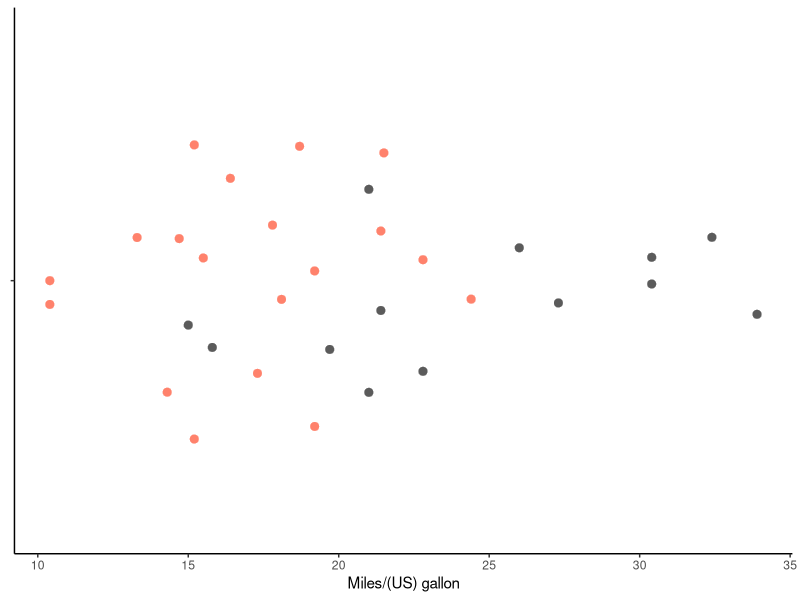
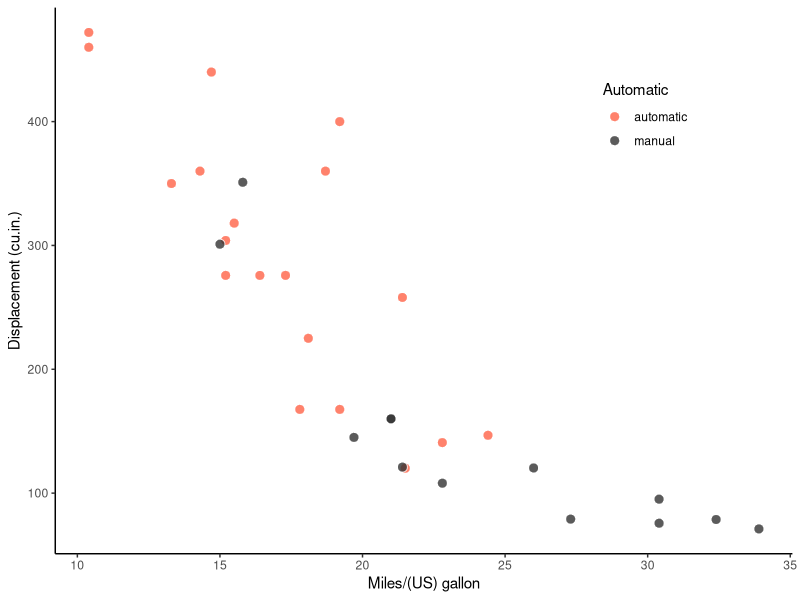
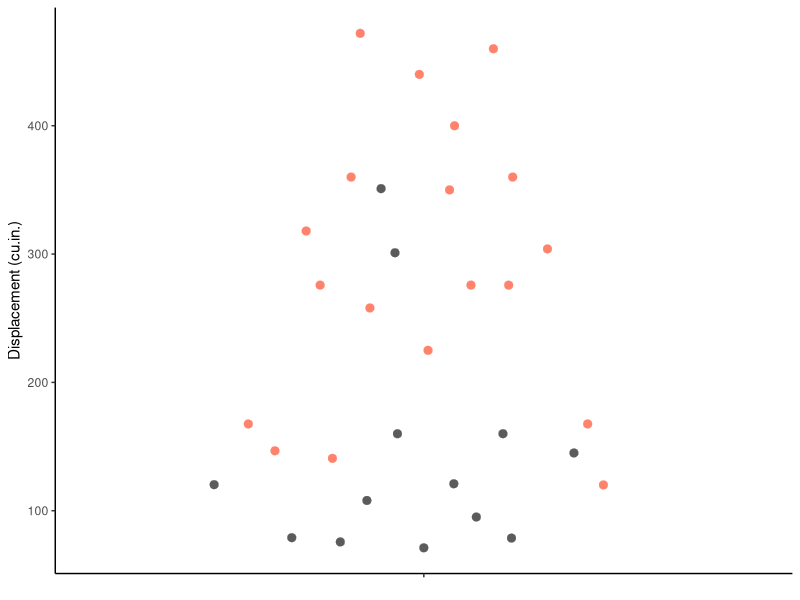
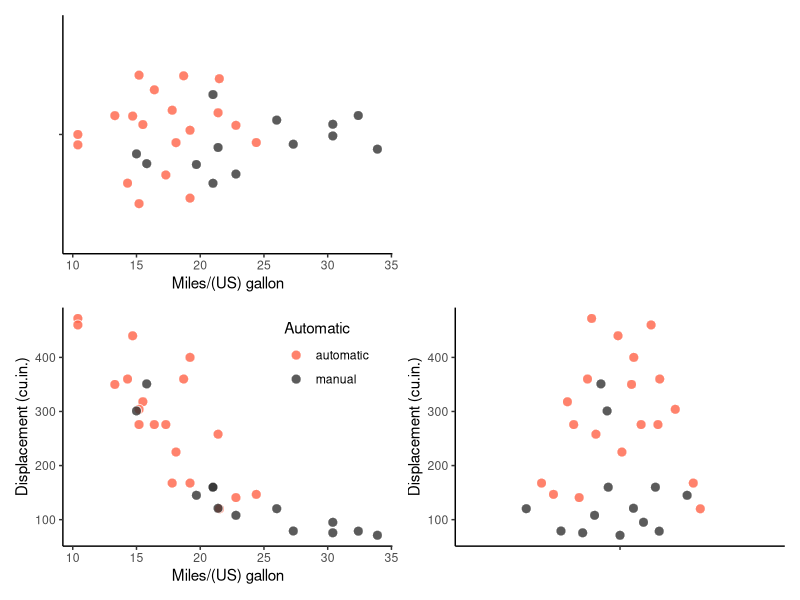
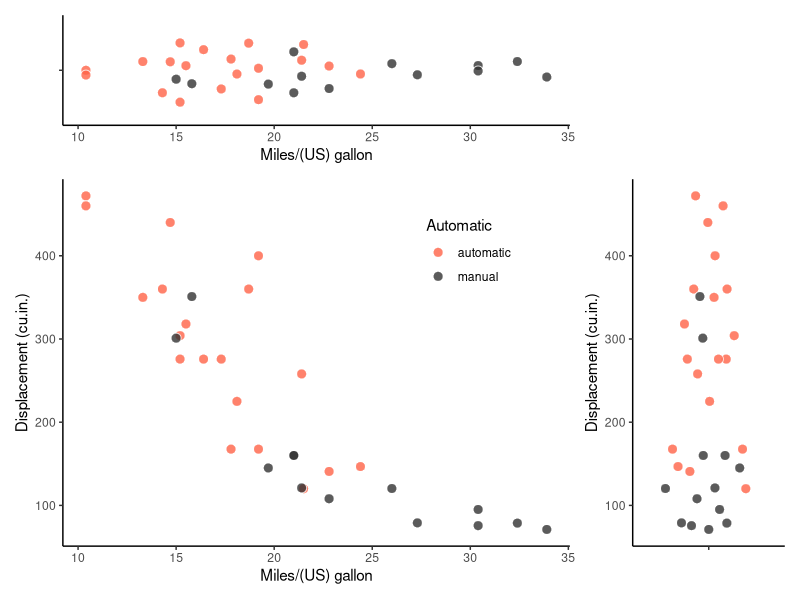
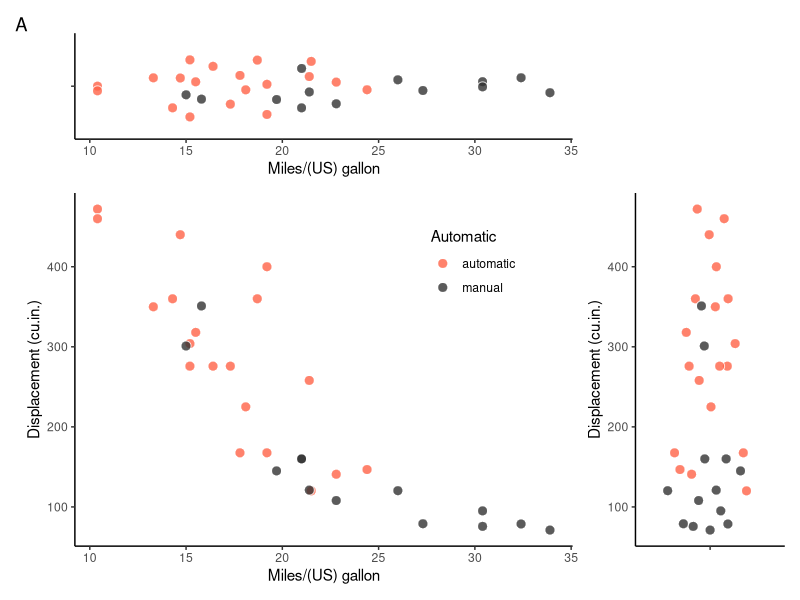
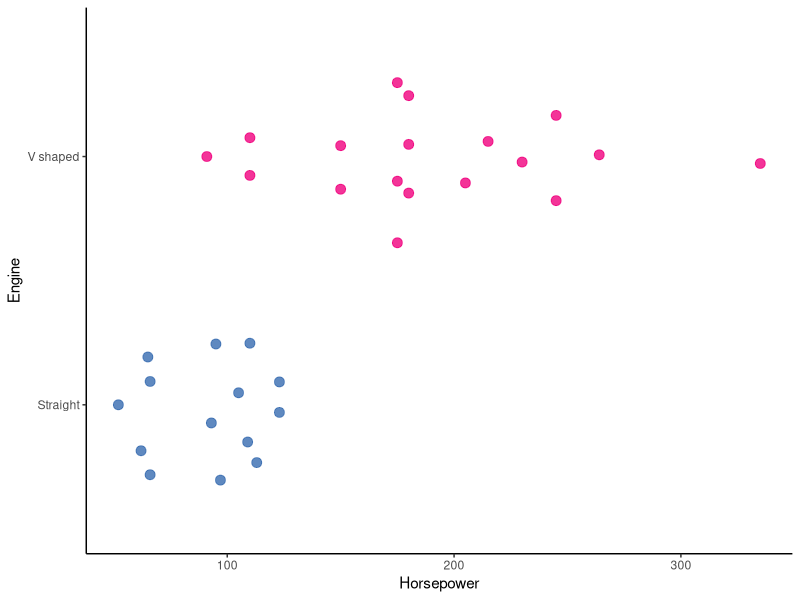
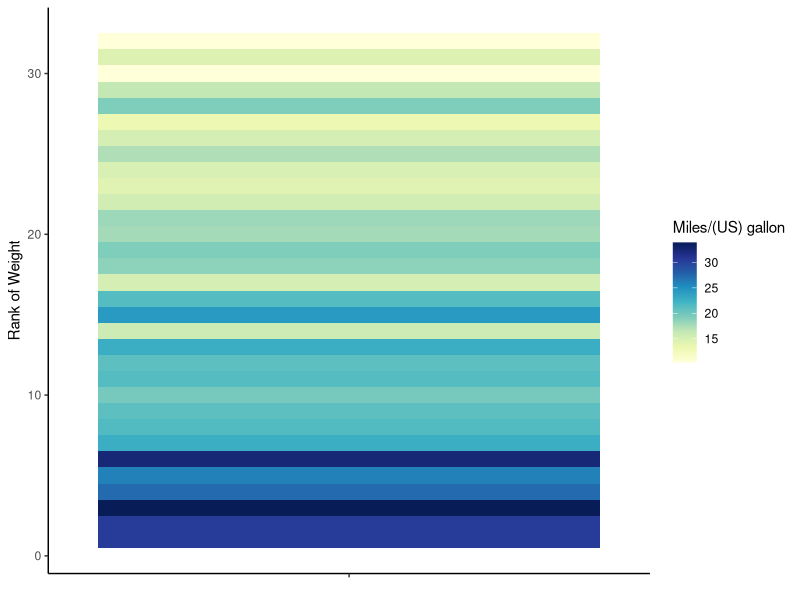

These charts were generated, in order, by the following R code:
## ---- chunk 1
knitr::opts_chunk$set(echo = TRUE)
## ---- chunk 2
library(tidyverse)
library(ggbeeswarm)
library(patchwork)

library(RColorBrewer)
## ---- chunk 3
A2 <- mtcars %>% 
  mutate(AM = case_when(
    am == 1 ~ "manual",
    am == 0 ~ "automatic"
  )) %>% 
  ggplot(aes(x = mpg, y = disp)) +
  geom_point(size = 3, alpha = 0.8, color = "white",
             shape = 21, aes(fill = AM)) +
  scale_fill_manual(values = c("tomato1", "grey20")) +
  labs(x = "Miles/(US) gallon",
       y = "Displacement (cu.in.)",
       fill = "Automatic") +
  theme_classic() +
  theme(
    legend.position = c(0.8, 0.8)
  )

A1 <- mtcars %>% 
  mutate(AM = case_when(
    am == 1 ~ "manual",
    am == 0 ~ "automatic"
  )) %>% 
  ggplot(aes(y = mpg, x = "")) +
  geom_quasirandom(size = 3, alpha = 0.8, color = "white",
             shape = 21, aes(fill = AM)) +
  scale_fill_manual(values = c("tomato1", "grey20")) +
  labs(y = "Miles/(US) gallon",
       x = NULL) +
  theme_classic() +
  theme(
    legend.position = "none"
  ) +
  coord_flip()

A3 <- mtcars %>% 
  mutate(AM = case_when(
    am == 1 ~ "manual",
    am == 0 ~ "automatic"
  )) %>% 
  ggplot(aes(y = disp, x = "" )) +
  geom_quasirandom(size = 3, alpha = 0.8, color = "white",
             shape = 21, aes(fill = AM)) +
  scale_fill_manual(values = c("tomato1", "grey20")) +
  labs(y = "Displacement (cu.in.)",
       x = NULL) +
  theme_classic() +
   theme(
    legend.position = "none"
  ) 

# A_scatter
ggsave(plot = A2, filename = "../Results/08_A2.png", height = 5, width = 5)

# A_hist_mpg
ggsave(plot = A1, filename = "../Results/08_A1.png", height = 3, width = 5)

# A_hist_disp
ggsave(plot = A3, filename = "../Results/08_A3.png", height = 3, width = 5)
## ---- chunk 4
Panel_B <- mtcars %>% 
  mutate(VS = case_when(
    vs == 0 ~ "V shaped",
    vs == 1 ~ "Straight"
  )) %>% 
  ggplot(aes(x = VS, y = hp)) +
  geom_quasirandom(size = 3, alpha = 0.8, 
                   aes(color = VS)) +
  scale_color_manual(values = brewer.pal(8, "Accent")[5:6]) +
  labs(x = "Engine",
       y = "Horsepower") +
  theme_classic() +
  theme(legend.position = "none") +
  coord_flip()

# Panel_B
ggsave("../Results/08_B.png", height = 2, width = 5)
## ---- chunk 5
Panel_C <- mtcars %>% 
  mutate(rank_wt = rank(wt, ties.method = "first")) %>% 
  ggplot(aes(x = "", y = rank_wt)) +
  geom_tile(aes(fill = mpg)) +
  scale_fill_gradientn(colours = brewer.pal(9, "YlGnBu")) +
  labs(x = NULL,
       y = "Rank of Weight",
       fill = "Miles/(US) gallon") +
  theme_classic()

# Panel_C
ggsave("../Results/08_C.png", height = 6, width = 3)
## ---- chunk 6
A1
A2
A3
## ---- chunk 7
design <- c(
  "A#
   BC"
)
## ---- chunk 8
wrap_plots(A1, A2, A3,
           design = c("A#
                       BC"))

ggsave("../Results/08_A_1.png", height = 6, width = 6)
## ---- chunk 9
wrap_plots(A1, A2, A3,
           design = c("A#
                       BC"), 
           heights = c(0.3, 1),
           widths = c(1, 0.3))

ggsave("../Results/08_A_2.png", height = 6, width = 6)
## ---- chunk 10
Panel_A <- wrap_plots(A1 +
                        labs(tag = "A"), 
           A2, A3, 
           design = c("A#
                       BC"),
           heights = c(0.3, 1),
           widths = c(1, 0.3))

Panel_A
ggsave("../Results/08_A.png", height = 6, width = 6)
## ---- chunk 11
Panel_B
Panel_C
## ---- chunk 12
c("AC
   BC")
## ---- chunk 13
 wrap_plots(Panel_A, 
                     Panel_B, 
                     Panel_C, 
                     design = "AC
                               BC",
                     widths = c(1, 0.1),
                     heights = c(1, 0.3))

ggsave("../Results/08_assembled.png", height = 7, width = 8)
## ---- chunk 14
 wrap_plots(Panel_A, 
              Panel_B +
              labs(tag = "B"), 
                     Panel_C +
              labs(tag = "C"), 
                     design = "AC
                               BC",
                     widths = c(1, 0.1),
                     heights = c(1, 0.3))

ggsave("../Results/08_assembled_label.png", height = 7, width = 8)
